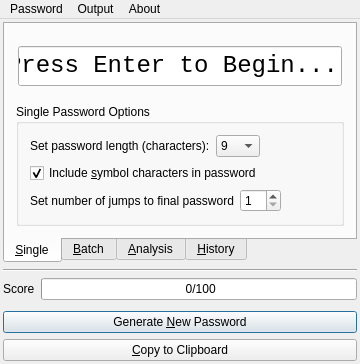
<?xml version="1.0" encoding="UTF-8"?>
<ui version="4.0">
 <class>MainWindow</class>
 <widget class="QMainWindow" name="MainWindow">
  <property name="geometry">
   <rect>
    <x>0</x>
    <y>0</y>
    <width>360</width>
    <height>364</height>
   </rect>
  </property>
  <property name="minimumSize">
   <size>
    <width>360</width>
    <height>360</height>
   </size>
  </property>
  <property name="maximumSize">
   <size>
    <width>600</width>
    <height>600</height>
   </size>
  </property>
  <property name="windowTitle">
   <string>RandomPass 2.0</string>
  </property>
  <property name="windowIcon">
   <iconset resource="../resources.qrc">
    <normaloff>:/new/prefix1/img/randompass.png</normaloff>:/new/prefix1/img/randompass.png</iconset>
  </property>
  <widget class="QWidget" name="centralWidget">
   <layout class="QVBoxLayout" name="verticalLayout">
    <property name="margin">
     <number>3</number>
    </property>
    <item>
     <widget class="QTabWidget" name="Tabinterface">
      <property name="maximumSize">
       <size>
        <width>600</width>
        <height>600</height>
       </size>
      </property>
      <property name="toolTip">
       <string/>
      </property>
      <property name="autoFillBackground">
       <bool>true</bool>
      </property>
      <property name="tabPosition">
       <enum>QTabWidget::South</enum>
      </property>
      <property name="currentIndex">
       <number>0</number>
      </property>
      <widget class="QWidget" name="tab">
       <attribute name="title">
        <string>&amp;Single</string>
       </attribute>
       <attribute name="toolTip">
        <string>Generate a new password, just like original RandomPass</string>
       </attribute>
       <layout class="QVBoxLayout" name="verticalLayout_5">
        <item>
         <spacer name="verticalSpacer_3">
          <property name="orientation">
           <enum>Qt::Vertical</enum>
          </property>
          <property name="sizeHint" stdset="0">
           <size>
            <width>20</width>
            <height>40</height>
           </size>
          </property>
         </spacer>
        </item>
        <item>
         <layout class="QHBoxLayout" name="horizontalLayout_2">
          <property name="spacing">
           <number>0</number>
          </property>
          <item>
           <spacer name="horizontalSpacer_3">
            <property name="orientation">
             <enum>Qt::Horizontal</enum>
            </property>
            <property name="sizeType">
             <enum>QSizePolicy::Minimum</enum>
            </property>
            <property name="sizeHint" stdset="0">
             <size>
              <width>2</width>
              <height>20</height>
             </size>
            </property>
           </spacer>
          </item>
          <item>
           <widget class="QLineEdit" name="PasswordOutput">
            <property name="minimumSize">
             <size>
              <width>0</width>
              <height>40</height>
             </size>
            </property>
            <property name="maximumSize">
             <size>
              <width>360</width>
              <height>16777215</height>
             </size>
            </property>
            <property name="font">
             <font>
              <family>Consolas</family>
              <pointsize>18</pointsize>
             </font>
            </property>
            <property name="text">
             <string>Press Enter to Begin...</string>
            </property>
            <property name="readOnly">
             <bool>true</bool>
            </property>
           </widget>
          </item>
          <item>
           <spacer name="horizontalSpacer_4">
            <property name="orientation">
             <enum>Qt::Horizontal</enum>
            </property>
            <property name="sizeType">
             <enum>QSizePolicy::Minimum</enum>
            </property>
            <property name="sizeHint" stdset="0">
             <size>
              <width>2</width>
              <height>20</height>
             </size>
            </property>
           </spacer>
          </item>
         </layout>
        </item>
        <item>
         <spacer name="verticalSpacer_2">
          <property name="orientation">
           <enum>Qt::Vertical</enum>
          </property>
          <property name="sizeHint" stdset="0">
           <size>
            <width>20</width>
            <height>40</height>
           </size>
          </property>
         </spacer>
        </item>
        <item>
         <widget class="QGroupBox" name="groupBox">
          <property name="title">
           <string>Single Password Options</string>
          </property>
          <layout class="QVBoxLayout" name="verticalLayout_4">
           <item>
            <layout class="QHBoxLayout" name="horizontalLayout_3">
             <item>
              <widget class="QLabel" name="label_2">
               <property name="text">
                <string>Set password length (characters):</string>
               </property>
              </widget>
             </item>
             <item>
              <widget class="QComboBox" name="ListLength">
               <property name="maximumSize">
                <size>
                 <width>50</width>
                 <height>16777215</height>
                </size>
               </property>
               <property name="currentIndex">
                <number>2</number>
               </property>
               <item>
                <property name="text">
                 <string>7</string>
                </property>
               </item>
               <item>
                <property name="text">
                 <string>8</string>
                </property>
               </item>
               <item>
                <property name="text">
                 <string>9</string>
                </property>
               </item>
               <item>
                <property name="text">
                 <string>10</string>
                </property>
               </item>
               <item>
                <property name="text">
                 <string>11</string>
                </property>
               </item>
               <item>
                <property name="text">
                 <string>12</string>
                </property>
               </item>
               <item>
                <property name="text">
                 <string>13</string>
                </property>
               </item>
               <item>
                <property name="text">
                 <string>14</string>
                </property>
               </item>
               <item>
                <property name="text">
                 <string>15</string>
                </property>
               </item>
               <item>
                <property name="text">
                 <string>16</string>
                </property>
               </item>
               <item>
                <property name="text">
                 <string>17</string>
                </property>
               </item>
               <item>
                <property name="text">
                 <string>18</string>
                </property>
               </item>
               <item>
                <property name="text">
                 <string>19</string>
                </property>
               </item>
               <item>
                <property name="text">
                 <string>20</string>
                </property>
               </item>
              </widget>
             </item>
             <item>
              <spacer name="horizontalSpacer_2">
               <property name="orientation">
                <enum>Qt::Horizontal</enum>
               </property>
               <property name="sizeHint" stdset="0">
                <size>
                 <width>40</width>
                 <height>20</height>
                </size>
               </property>
              </spacer>
             </item>
            </layout>
           </item>
           <item>
            <widget class="QCheckBox" name="UseSpecial">
             <property name="text">
              <string>Include &amp;symbol characters in password</string>
             </property>
             <property name="checked">
              <bool>true</bool>
             </property>
            </widget>
           </item>
           <item>
            <layout class="QHBoxLayout" name="horizontalLayout_4">
             <item>
              <widget class="QLabel" name="label_3">
               <property name="text">
                <string>Set number of jumps to final password</string>
               </property>
              </widget>
             </item>
             <item>
              <widget class="QSpinBox" name="spinBox">
               <property name="maximumSize">
                <size>
                 <width>50</width>
                 <height>16777215</height>
                </size>
               </property>
               <property name="minimum">
                <number>1</number>
               </property>
              </widget>
             </item>
             <item>
              <spacer name="horizontalSpacer_5">
               <property name="orientation">
                <enum>Qt::Horizontal</enum>
               </property>
               <property name="sizeHint" stdset="0">
                <size>
                 <width>40</width>
                 <height>20</height>
                </size>
               </property>
              </spacer>
             </item>
            </layout>
           </item>
          </layout>
         </widget>
        </item>
       </layout>
      </widget>
      <widget class="QWidget" name="Bulk">
       <attribute name="title">
        <string>&amp;Batch</string>
       </attribute>
       <attribute name="toolTip">
        <string>Generate multiple Passwords</string>
       </attribute>
       <layout class="QVBoxLayout" name="verticalLayout_6">
        <property name="spacing">
         <number>4</number>
        </property>
        <item>
         <widget class="QListWidget" name="BatchList">
          <property name="alternatingRowColors">
           <bool>true</bool>
          </property>
          <property name="flow">
           <enum>QListView::LeftToRight</enum>
          </property>
          <property name="isWrapping" stdset="0">
           <bool>true</bool>
          </property>
          <property name="spacing">
           <number>4</number>
          </property>
         </widget>
        </item>
        <item>
         <layout class="QHBoxLayout" name="horizontalLayout_5">
          <item>
           <widget class="QLabel" name="label_5">
            <property name="text">
             <string>Passwords to generate (with single-mode settings):</string>
            </property>
           </widget>
          </item>
          <item>
           <widget class="QSpinBox" name="PasswordNumber">
            <property name="suffix">
             <string/>
            </property>
            <property name="minimum">
             <number>2</number>
            </property>
            <property name="maximum">
             <number>100</number>
            </property>
            <property name="singleStep">
             <number>5</number>
            </property>
            <property name="value">
             <number>5</number>
            </property>
           </widget>
          </item>
          <item>
           <spacer name="horizontalSpacer">
            <property name="orientation">
             <enum>Qt::Horizontal</enum>
            </property>
            <property name="sizeHint" stdset="0">
             <size>
              <width>98</width>
              <height>20</height>
             </size>
            </property>
           </spacer>
          </item>
         </layout>
        </item>
       </layout>
      </widget>
      <widget class="QWidget" name="AnalysisTab">
       <attribute name="title">
        <string>&amp;Analysis</string>
       </attribute>
       <attribute name="toolTip">
        <string>Analyze the current password</string>
       </attribute>
       <layout class="QVBoxLayout" name="verticalLayout_3">
        <item>
         <widget class="QTextBrowser" name="AnalysisBox">
          <property name="readOnly">
           <bool>true</bool>
          </property>
         </widget>
        </item>
       </layout>
      </widget>
      <widget class="QWidget" name="History">
       <attribute name="title">
        <string>&amp;History</string>
       </attribute>
       <attribute name="toolTip">
        <string>View previous passwords you created this session.</string>
       </attribute>
       <layout class="QVBoxLayout" name="verticalLayout_2">
        <item>
         <widget class="QListWidget" name="HistoryList">
          <property name="alternatingRowColors">
           <bool>true</bool>
          </property>
          <property name="flow">
           <enum>QListView::LeftToRight</enum>
          </property>
          <property name="isWrapping" stdset="0">
           <bool>true</bool>
          </property>
          <property name="spacing">
           <number>4</number>
          </property>
          <property name="viewMode">
           <enum>QListView::ListMode</enum>
          </property>
          <property name="uniformItemSizes">
           <bool>false</bool>
          </property>
         </widget>
        </item>
        <item>
         <widget class="QLabel" name="PasswordCount">
          <property name="text">
           <string>0 password(s) generated during this session.</string>
          </property>
         </widget>
        </item>
       </layout>
      </widget>
     </widget>
    </item>
    <item>
     <widget class="Line" name="line">
      <property name="orientation">
       <enum>Qt::Horizontal</enum>
      </property>
     </widget>
    </item>
    <item>
     <layout class="QHBoxLayout" name="horizontalLayout">
      <item>
       <widget class="QLabel" name="label">
        <property name="text">
         <string>Score</string>
        </property>
       </widget>
      </item>
      <item>
       <widget class="QProgressBar" name="StrengthMeter">
        <property name="value">
         <number>0</number>
        </property>
        <property name="invertedAppearance">
         <bool>false</bool>
        </property>
        <property name="format">
         <string> %p/100</string>
        </property>
       </widget>
      </item>
     </layout>
    </item>
    <item>
     <spacer name="verticalSpacer">
      <property name="orientation">
       <enum>Qt::Vertical</enum>
      </property>
      <property name="sizeType">
       <enum>QSizePolicy::Fixed</enum>
      </property>
      <property name="sizeHint" stdset="0">
       <size>
        <width>20</width>
        <height>5</height>
       </size>
      </property>
     </spacer>
    </item>
    <item>
     <widget class="QPushButton" name="GeneratePassword">
      <property name="text">
       <string>Generate &amp;New Password</string>
      </property>
      <property name="autoDefault">
       <bool>true</bool>
      </property>
      <property name="default">
       <bool>true</bool>
      </property>
     </widget>
    </item>
    <item>
     <widget class="QPushButton" name="CopyButton">
      <property name="text">
       <string>&amp;Copy to Clipboard</string>
      </property>
     </widget>
    </item>
   </layout>
  </widget>
  <widget class="QMenuBar" name="menuBar">
   <property name="geometry">
    <rect>
     <x>0</x>
     <y>0</y>
     <width>360</width>
     <height>21</height>
    </rect>
   </property>
   <widget class="QMenu" name="menuPassword">
    <property name="title">
     <string>Password</string>
    </property>
    <addaction name="actionNew_Password"/>
    <addaction name="separator"/>
    <addaction name="actionQuit"/>
   </widget>
   <widget class="QMenu" name="menuOutput">
    <property name="title">
     <string>Output</string>
    </property>
    <addaction name="actionClear_Analysis"/>
    <addaction name="actionClear_History"/>
   </widget>
   <widget class="QMenu" name="menuAbout">
    <property name="title">
     <string>About</string>
    </property>
   </widget>
   <addaction name="menuPassword"/>
   <addaction name="menuOutput"/>
   <addaction name="menuAbout"/>
  </widget>
  <action name="actionNew_Password">
   <property name="text">
    <string>New Password</string>
   </property>
   <property name="shortcut">
    <string>Return</string>
   </property>
  </action>
  <action name="actionQuit">
   <property name="text">
    <string>Quit</string>
   </property>
  </action>
  <action name="actionClear_History">
   <property name="text">
    <string>Clear History</string>
   </property>
  </action>
  <action name="actionClear_Analysis">
   <property name="text">
    <string>Clear current analysis</string>
   </property>
  </action>
 </widget>
 <layoutdefault spacing="6" margin="11"/>
 <resources>
  <include location="../resources.qrc"/>
 </resources>
 <connections/>
</ui>
